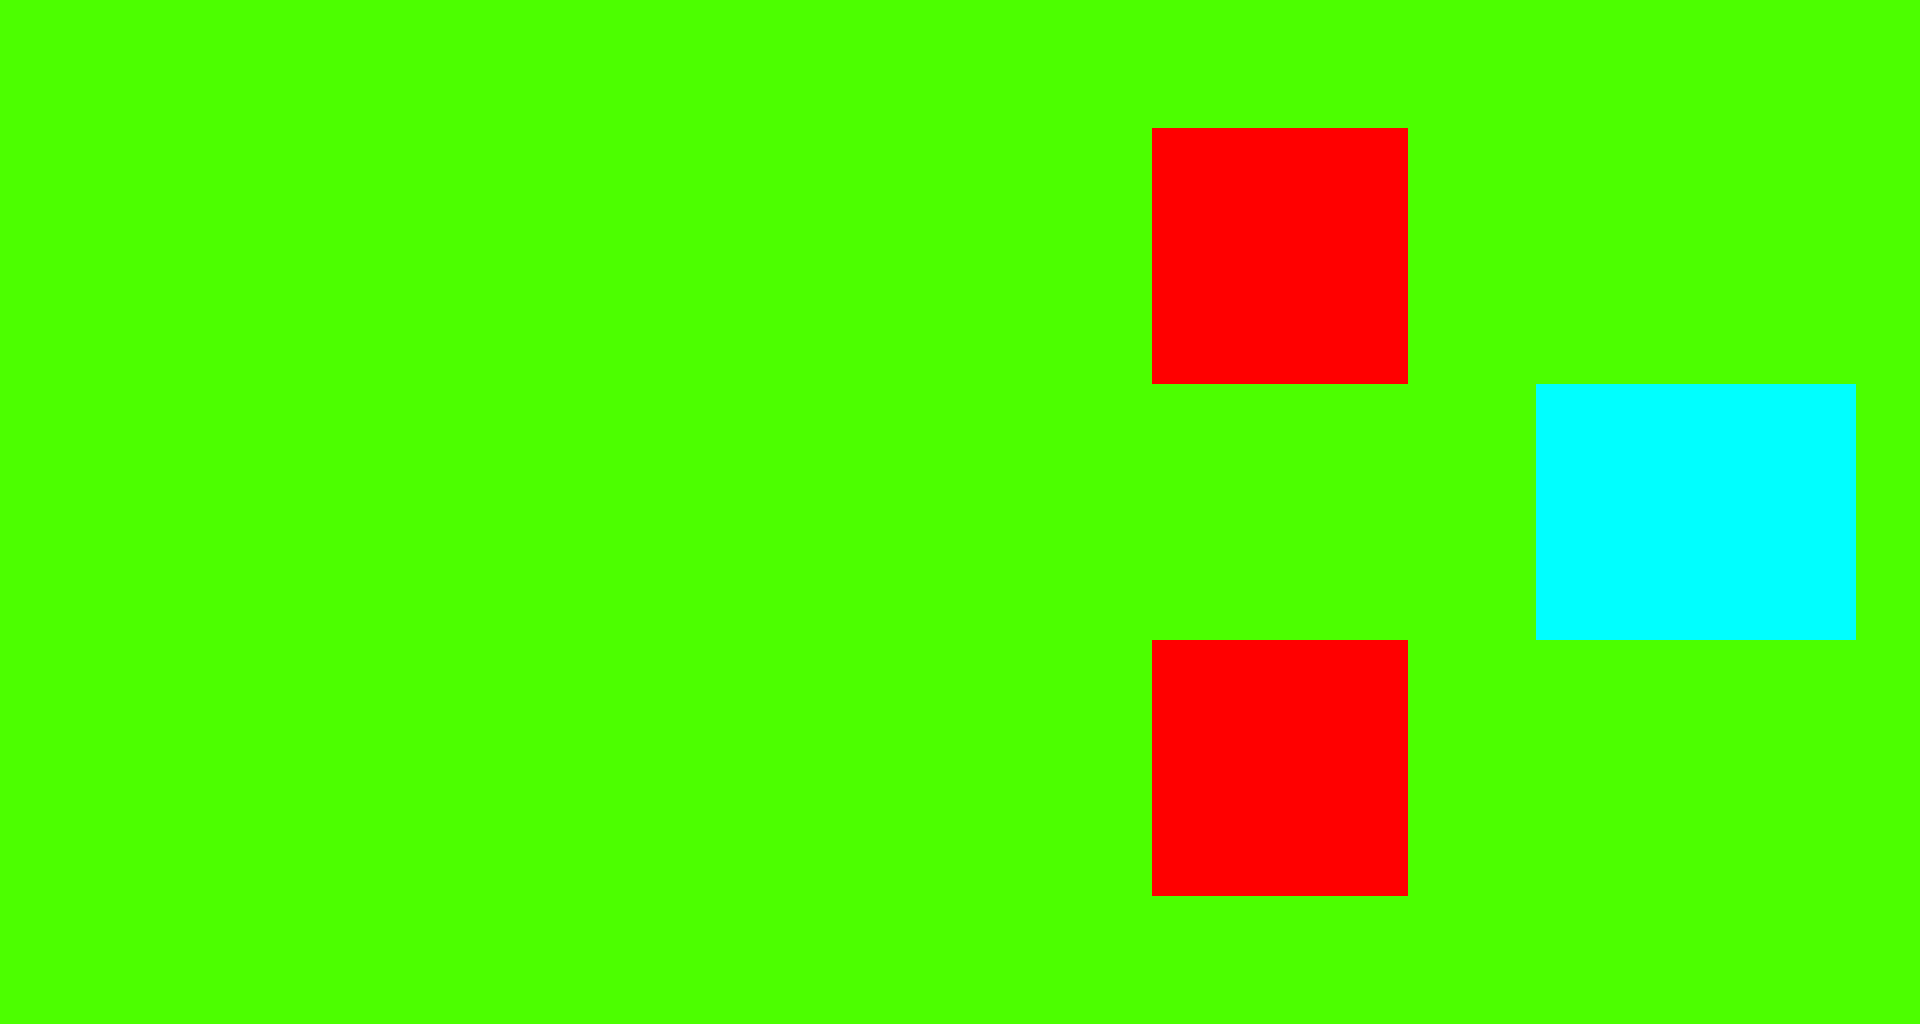

Rendered tile map (Tiled .tmx) drawn with the repository's tilesets; below, a short description and the full map source, tile grids included:
An orthogonal 30x16 tile map with 64x64 px tiles, 2 tile layers (world, goal).

<map version="1.10" tiledversion="1.10.1" orientation="orthogonal" renderorder="right-down" width="30" height="16" tilewidth="64" tileheight="64" infinite="0" nextlayerid="4" nextobjectid="1">
 <editorsettings>
  <export target="map1.json" format="json" />
 </editorsettings>
 <tileset firstgid="1" name="tempset" tilewidth="64" tileheight="64" tilecount="3" columns="3">
  <image source="tempset.png" width="192" height="64" />
  <tile id="0">
   <properties>
    <property name="collides" type="bool" value="true" />
   </properties>
  </tile>
  <tile id="1">
   <properties>
    <property name="collisions" type="bool" value="false" />
   </properties>
  </tile>
  <tile id="2">
   <properties>
    <property name="collides" type="bool" value="true" />
   </properties>
  </tile>
 </tileset>
 <layer id="1" name="world" width="30" height="16">
  <data encoding="csv">
2,2,2,2,2,2,2,2,2,2,2,2,2,2,2,2,2,2,2,2,2,2,2,2,2,2,2,2,2,2,
2,2,2,2,2,2,2,2,2,2,2,2,2,2,2,2,2,2,2,2,2,2,2,2,2,2,2,2,2,2,
2,2,2,2,2,2,2,2,2,2,2,2,2,2,2,2,2,2,1,1,1,1,2,2,2,2,2,2,2,2,
2,2,2,2,2,2,2,2,2,2,2,2,2,2,2,2,2,2,1,1,1,1,2,2,2,2,2,2,2,2,
2,2,2,2,2,2,2,2,2,2,2,2,2,2,2,2,2,2,1,1,1,1,2,2,2,2,2,2,2,2,
2,2,2,2,2,2,2,2,2,2,2,2,2,2,2,2,2,2,1,1,1,1,2,2,2,2,2,2,2,2,
2,2,2,2,2,2,2,2,2,2,2,2,2,2,2,2,2,2,2,2,2,2,2,2,2,2,2,2,2,2,
2,2,2,2,2,2,2,2,2,2,2,2,2,2,2,2,2,2,2,2,2,2,2,2,2,2,2,2,2,2,
2,2,2,2,2,2,2,2,2,2,2,2,2,2,2,2,2,2,2,2,2,2,2,2,2,2,2,2,2,2,
2,2,2,2,2,2,2,2,2,2,2,2,2,2,2,2,2,2,2,2,2,2,2,2,2,2,2,2,2,2,
2,2,2,2,2,2,2,2,2,2,2,2,2,2,2,2,2,2,1,1,1,1,2,2,2,2,2,2,2,2,
2,2,2,2,2,2,2,2,2,2,2,2,2,2,2,2,2,2,1,1,1,1,2,2,2,2,2,2,2,2,
2,2,2,2,2,2,2,2,2,2,2,2,2,2,2,2,2,2,1,1,1,1,2,2,2,2,2,2,2,2,
2,2,2,2,2,2,2,2,2,2,2,2,2,2,2,2,2,2,1,1,1,1,2,2,2,2,2,2,2,2,
2,2,2,2,2,2,2,2,2,2,2,2,2,2,2,2,2,2,2,2,2,2,2,2,2,2,2,2,2,2,
2,2,2,2,2,2,2,2,2,2,2,2,2,2,2,2,2,2,2,2,2,2,2,2,2,2,2,2,2,2
</data>
 </layer>
 <layer id="3" name="goal" width="30" height="16">
  <data encoding="csv">
0,0,0,0,0,0,0,0,0,0,0,0,0,0,0,0,0,0,0,0,0,0,0,0,0,0,0,0,0,0,
0,0,0,0,0,0,0,0,0,0,0,0,0,0,0,0,0,0,0,0,0,0,0,0,0,0,0,0,0,0,
0,0,0,0,0,0,0,0,0,0,0,0,0,0,0,0,0,0,0,0,0,0,0,0,0,0,0,0,0,0,
0,0,0,0,0,0,0,0,0,0,0,0,0,0,0,0,0,0,0,0,0,0,0,0,0,0,0,0,0,0,
0,0,0,0,0,0,0,0,0,0,0,0,0,0,0,0,0,0,0,0,0,0,0,0,0,0,0,0,0,0,
0,0,0,0,0,0,0,0,0,0,0,0,0,0,0,0,0,0,0,0,0,0,0,0,0,0,0,0,0,0,
0,0,0,0,0,0,0,0,0,0,0,0,0,0,0,0,0,0,0,0,0,0,0,0,3,3,3,3,3,0,
0,0,0,0,0,0,0,0,0,0,0,0,0,0,0,0,0,0,0,0,0,0,0,0,3,3,3,3,3,0,
0,0,0,0,0,0,0,0,0,0,0,0,0,0,0,0,0,0,0,0,0,0,0,0,3,3,3,3,3,0,
0,0,0,0,0,0,0,0,0,0,0,0,0,0,0,0,0,0,0,0,0,0,0,0,3,3,3,3,3,0,
0,0,0,0,0,0,0,0,0,0,0,0,0,0,0,0,0,0,0,0,0,0,0,0,0,0,0,0,0,0,
0,0,0,0,0,0,0,0,0,0,0,0,0,0,0,0,0,0,0,0,0,0,0,0,0,0,0,0,0,0,
0,0,0,0,0,0,0,0,0,0,0,0,0,0,0,0,0,0,0,0,0,0,0,0,0,0,0,0,0,0,
0,0,0,0,0,0,0,0,0,0,0,0,0,0,0,0,0,0,0,0,0,0,0,0,0,0,0,0,0,0,
0,0,0,0,0,0,0,0,0,0,0,0,0,0,0,0,0,0,0,0,0,0,0,0,0,0,0,0,0,0,
0,0,0,0,0,0,0,0,0,0,0,0,0,0,0,0,0,0,0,0,0,0,0,0,0,0,0,0,0,0
</data>
 </layer>
</map>
